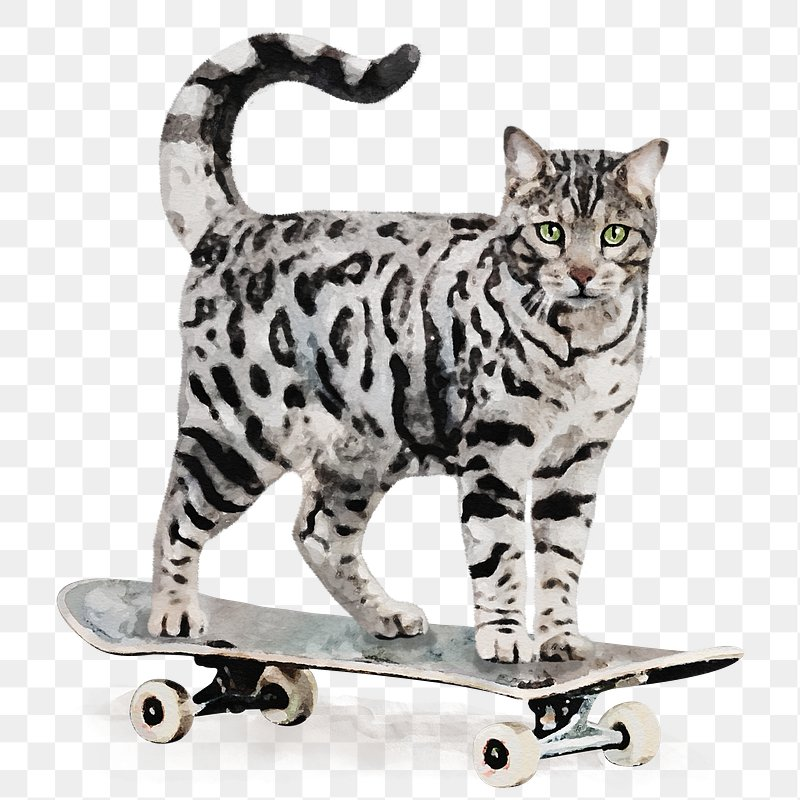
#> input picture 03/image.png, 800 x 800 px, given in place of 07.png, which was not available
$ python 07CV_ObjectDetectio.py
#> lines starting #> are read from the running program, lines starting #| are printed output that depends on the picture; long printed decimals are rounded; pictures that were not available may be replaced by others from this repository, and a replacement may not be noted
import cv2
import numpy as np

img = cv2.imread("07.png",0)
#> img: shape (800, 800); min 0, max 255, mean 204.3
template = cv2.imread("template.png",0)
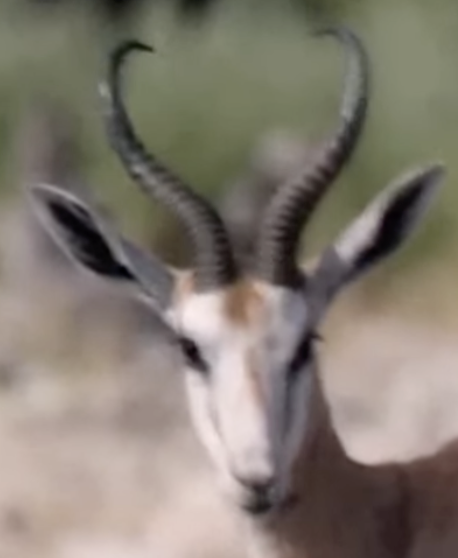
#> input picture 03/template.png, 458 x 558 px
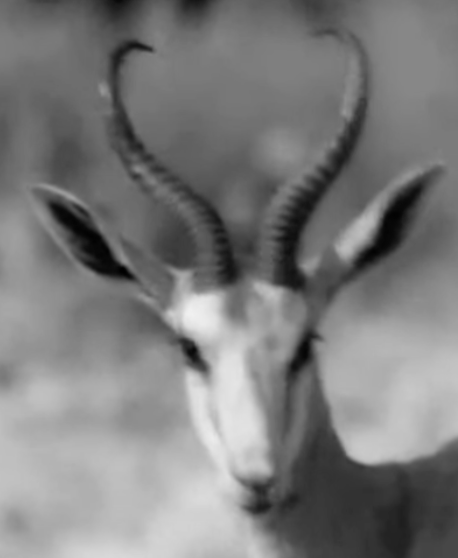
#> template: shape (558, 458); min 0, max 241, mean 124

h, w = template.shape  # Get the height and width of the template
#> h = 558; w = 458

methods = [cv2.TM_CCOEFF, cv2.TM_CCOEFF_NORMED, cv2.TM_CCORR,
           cv2.TM_CCORR_NORMED, cv2.TM_SQDIFF, cv2.TM_SQDIFF_NORMED]

for method in methods:
    img2 = img.copy()   # Make a copy of the original image

    result = cv2.matchTemplate(img2, template, method)  # Perform template matching
    min_val, max_val, min_loc, max_loc = cv2.minMaxLoc(result)  # Get the min and max value locations
    print(min_val, max_val, min_loc, max_loc)

    if method in [cv2.TM_SQDIFF, cv2.TM_SQDIFF_NORMED]:
        location = min_loc
    else:
        location = max_loc

    bottom_right = (location[0] + w, location[1] + h)  # Calculate the bottom right corner of the rectangle
    cv2.rectangle(img2, location, bottom_right, 255, 2)  # Draw the rectangle on the image

    cv2.imshow("match", img2)

    cv2.waitKey(0)
    cv2.destroyAllWindows()
#> this loop made 6 passes
#> (min_val, max_val, min_loc, location, bottom_right) on passes 1 to 4: (-198136912, 229517888, (342, 0), (191, 215), (649, 773)), (-0.231, 0.246, (342, 0), (191, 214), (649, 772)), (5.24e+09, 6.29e+09, (153, 155), (342, 242), (800, 800)), (0.824, 0.892, (189, 0), (257, 242), (715, 800))
#> (min_val, max_val, max_loc, location, bottom_right) on passes 5 to 6: (2.04e+09, 3.78e+09, (342, 0), (188, 211), (646, 769)), (0.333, 0.523, (342, 0), (189, 211), (647, 769))
#| -198136912.0 229517888.0 (342, 0) (191, 215)
#| -0.231 0.2465 (342, 0) (191, 214)
#| 5237399552.0 6292773376.0 (153, 155) (342, 242)
#| 0.8237 0.8923 (189, 0) (257, 242)
#| 2041561856.0 3779368192.0 (188, 211) (342, 0)
#| 0.3332 0.523 (189, 211) (342, 0)
#> pass 1, `result = cv2.matchTemplate(img2, template, method)`:
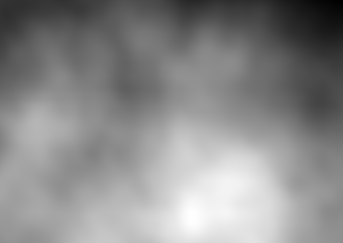
#> result: shape (243, 343) float32; min -198136912, max 229517888, mean 34893608; drawn with min black and max white
#> pass 1, `cv2.imshow("match", img2)`:
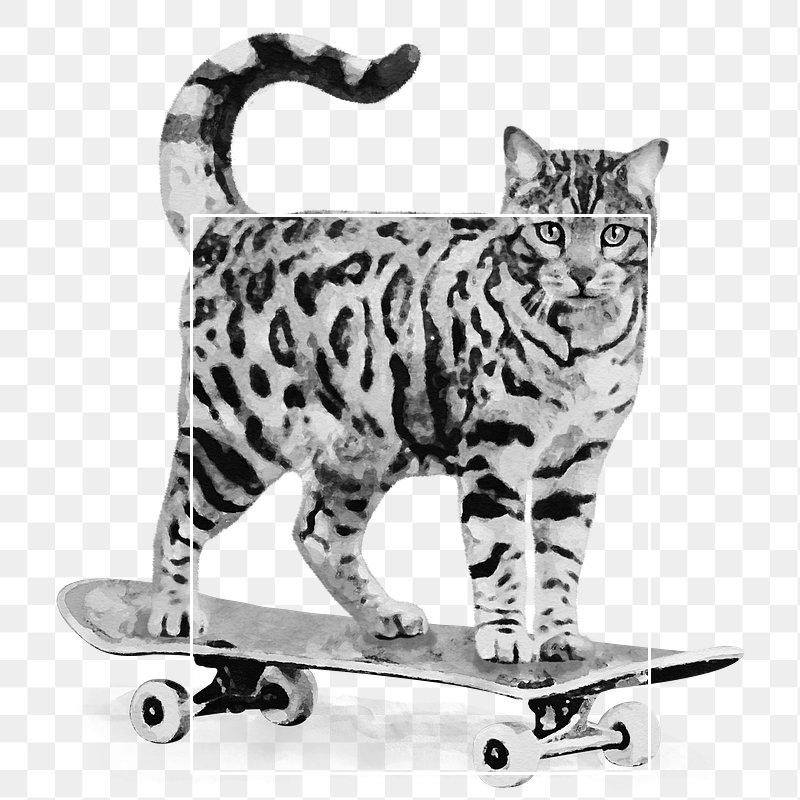
#> window 'match': shape (800, 800); min 0, max 255, mean 204.8
#> after the loop:
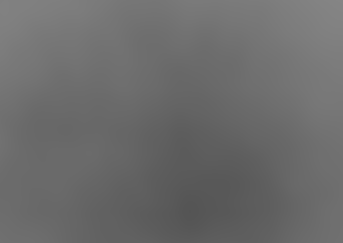
#> result: shape (243, 343) float32; min 0.333, max 0.523, mean 0.423
